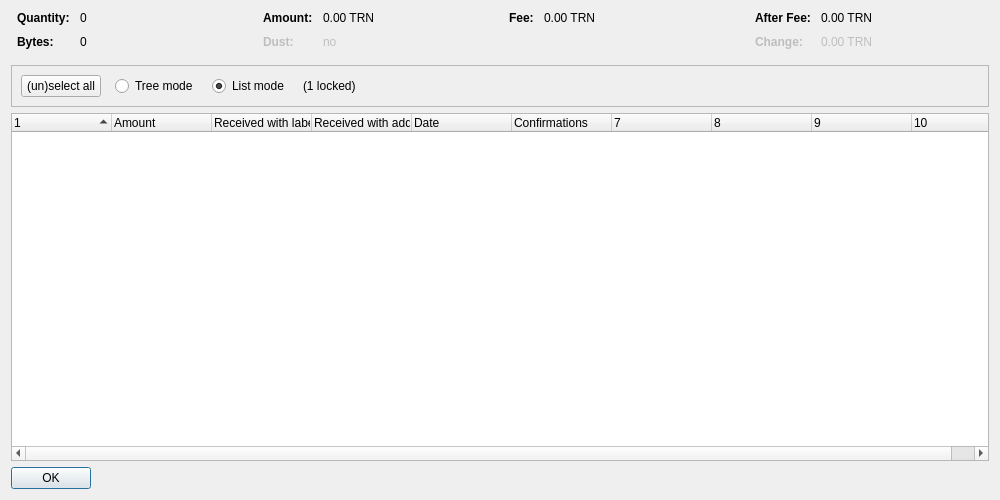
<?xml version="1.0" encoding="UTF-8"?>
<ui version="4.0">
 <class>CoinControlDialog</class>
 <widget class="QDialog" name="CoinControlDialog">
  <property name="geometry">
   <rect>
    <x>0</x>
    <y>0</y>
    <width>1000</width>
    <height>500</height>
   </rect>
  </property>
  <property name="windowTitle">
   <string>Coin Selection</string>
  </property>
  <layout class="QVBoxLayout" name="verticalLayout">
   <item>
    <layout class="QHBoxLayout" name="horizontalLayoutTop" stretch="0,0,0,0">
     <property name="topMargin">
      <number>0</number>
     </property>
     <property name="bottomMargin">
      <number>10</number>
     </property>
     <item>
      <layout class="QFormLayout" name="formLayoutCoinControl1">
       <property name="horizontalSpacing">
        <number>10</number>
       </property>
       <property name="verticalSpacing">
        <number>10</number>
       </property>
       <property name="leftMargin">
        <number>6</number>
       </property>
       <property name="rightMargin">
        <number>6</number>
       </property>
       <item row="0" column="0">
        <widget class="QLabel" name="labelCoinControlQuantityText">
         <property name="font">
          <font>
           <weight>75</weight>
           <bold>true</bold>
          </font>
         </property>
         <property name="text">
          <string>Quantity:</string>
         </property>
        </widget>
       </item>
       <item row="0" column="1">
        <widget class="QLabel" name="labelCoinControlQuantity">
         <property name="cursor">
          <cursorShape>IBeamCursor</cursorShape>
         </property>
         <property name="contextMenuPolicy">
          <enum>Qt::ActionsContextMenu</enum>
         </property>
         <property name="text">
          <string notr="true">0</string>
         </property>
         <property name="textInteractionFlags">
          <set>Qt::LinksAccessibleByMouse|Qt::TextSelectableByKeyboard|Qt::TextSelectableByMouse</set>
         </property>
        </widget>
       </item>
       <item row="1" column="0">
        <widget class="QLabel" name="labelCoinControlBytesText">
         <property name="font">
          <font>
           <weight>75</weight>
           <bold>true</bold>
          </font>
         </property>
         <property name="text">
          <string>Bytes:</string>
         </property>
        </widget>
       </item>
       <item row="1" column="1">
        <widget class="QLabel" name="labelCoinControlBytes">
         <property name="cursor">
          <cursorShape>IBeamCursor</cursorShape>
         </property>
         <property name="contextMenuPolicy">
          <enum>Qt::ActionsContextMenu</enum>
         </property>
         <property name="text">
          <string notr="true">0</string>
         </property>
         <property name="textInteractionFlags">
          <set>Qt::LinksAccessibleByMouse|Qt::TextSelectableByKeyboard|Qt::TextSelectableByMouse</set>
         </property>
        </widget>
       </item>
      </layout>
     </item>
     <item>
      <layout class="QFormLayout" name="formLayoutCoinControl2">
       <property name="horizontalSpacing">
        <number>10</number>
       </property>
       <property name="verticalSpacing">
        <number>10</number>
       </property>
       <property name="leftMargin">
        <number>6</number>
       </property>
       <property name="rightMargin">
        <number>6</number>
       </property>
       <item row="0" column="0">
        <widget class="QLabel" name="labelCoinControlAmountText">
         <property name="font">
          <font>
           <weight>75</weight>
           <bold>true</bold>
          </font>
         </property>
         <property name="text">
          <string>Amount:</string>
         </property>
        </widget>
       </item>
       <item row="0" column="1">
        <widget class="QLabel" name="labelCoinControlAmount">
         <property name="cursor">
          <cursorShape>IBeamCursor</cursorShape>
         </property>
         <property name="contextMenuPolicy">
          <enum>Qt::ActionsContextMenu</enum>
         </property>
         <property name="text">
          <string notr="true">0.00 TRN</string>
         </property>
         <property name="textInteractionFlags">
          <set>Qt::LinksAccessibleByMouse|Qt::TextSelectableByKeyboard|Qt::TextSelectableByMouse</set>
         </property>
        </widget>
       </item>
       <item row="1" column="0">
        <widget class="QLabel" name="labelCoinControlLowOutputText">
         <property name="enabled">
          <bool>false</bool>
         </property>
         <property name="font">
          <font>
           <weight>75</weight>
           <bold>true</bold>
          </font>
         </property>
         <property name="text">
          <string>Dust:</string>
         </property>
        </widget>
       </item>
       <item row="1" column="1">
        <widget class="QLabel" name="labelCoinControlLowOutput">
         <property name="enabled">
          <bool>false</bool>
         </property>
         <property name="cursor">
          <cursorShape>IBeamCursor</cursorShape>
         </property>
         <property name="contextMenuPolicy">
          <enum>Qt::ActionsContextMenu</enum>
         </property>
         <property name="text">
          <string notr="true">no</string>
         </property>
         <property name="textInteractionFlags">
          <set>Qt::LinksAccessibleByMouse|Qt::TextSelectableByKeyboard|Qt::TextSelectableByMouse</set>
         </property>
        </widget>
       </item>
      </layout>
     </item>
     <item>
      <layout class="QFormLayout" name="formLayoutCoinControl3">
       <property name="horizontalSpacing">
        <number>10</number>
       </property>
       <property name="verticalSpacing">
        <number>10</number>
       </property>
       <property name="leftMargin">
        <number>6</number>
       </property>
       <property name="rightMargin">
        <number>6</number>
       </property>
       <item row="0" column="0">
        <widget class="QLabel" name="labelCoinControlFeeText">
         <property name="font">
          <font>
           <weight>75</weight>
           <bold>true</bold>
          </font>
         </property>
         <property name="text">
          <string>Fee:</string>
         </property>
        </widget>
       </item>
       <item row="0" column="1">
        <widget class="QLabel" name="labelCoinControlFee">
         <property name="cursor">
          <cursorShape>IBeamCursor</cursorShape>
         </property>
         <property name="contextMenuPolicy">
          <enum>Qt::ActionsContextMenu</enum>
         </property>
         <property name="text">
          <string notr="true">0.00 TRN</string>
         </property>
         <property name="textInteractionFlags">
          <set>Qt::LinksAccessibleByMouse|Qt::TextSelectableByKeyboard|Qt::TextSelectableByMouse</set>
         </property>
        </widget>
       </item>
      </layout>
     </item>
     <item>
      <layout class="QFormLayout" name="formLayoutCoinControl4">
       <property name="horizontalSpacing">
        <number>10</number>
       </property>
       <property name="verticalSpacing">
        <number>10</number>
       </property>
       <property name="leftMargin">
        <number>6</number>
       </property>
       <property name="rightMargin">
        <number>6</number>
       </property>
       <item row="0" column="0">
        <widget class="QLabel" name="labelCoinControlAfterFeeText">
         <property name="font">
          <font>
           <weight>75</weight>
           <bold>true</bold>
          </font>
         </property>
         <property name="text">
          <string>After Fee:</string>
         </property>
        </widget>
       </item>
       <item row="0" column="1">
        <widget class="QLabel" name="labelCoinControlAfterFee">
         <property name="cursor">
          <cursorShape>IBeamCursor</cursorShape>
         </property>
         <property name="contextMenuPolicy">
          <enum>Qt::ActionsContextMenu</enum>
         </property>
         <property name="text">
          <string notr="true">0.00 TRN</string>
         </property>
         <property name="textInteractionFlags">
          <set>Qt::LinksAccessibleByMouse|Qt::TextSelectableByKeyboard|Qt::TextSelectableByMouse</set>
         </property>
        </widget>
       </item>
       <item row="1" column="0">
        <widget class="QLabel" name="labelCoinControlChangeText">
         <property name="enabled">
          <bool>false</bool>
         </property>
         <property name="font">
          <font>
           <weight>75</weight>
           <bold>true</bold>
          </font>
         </property>
         <property name="text">
          <string>Change:</string>
         </property>
        </widget>
       </item>
       <item row="1" column="1">
        <widget class="QLabel" name="labelCoinControlChange">
         <property name="enabled">
          <bool>false</bool>
         </property>
         <property name="cursor">
          <cursorShape>IBeamCursor</cursorShape>
         </property>
         <property name="contextMenuPolicy">
          <enum>Qt::ActionsContextMenu</enum>
         </property>
         <property name="text">
          <string notr="true">0.00 TRN</string>
         </property>
         <property name="textInteractionFlags">
          <set>Qt::LinksAccessibleByMouse|Qt::TextSelectableByKeyboard|Qt::TextSelectableByMouse</set>
         </property>
        </widget>
       </item>
      </layout>
     </item>
    </layout>
   </item>
   <item>
    <widget class="QFrame" name="frame">
     <property name="minimumSize">
      <size>
       <width>0</width>
       <height>40</height>
      </size>
     </property>
     <property name="frameShape">
      <enum>QFrame::StyledPanel</enum>
     </property>
     <property name="frameShadow">
      <enum>QFrame::Sunken</enum>
     </property>
     <layout class="QHBoxLayout" name="horizontalLayout">
      <item>
       <layout class="QHBoxLayout" name="horizontalLayoutPanel" stretch="0,0,0,0,0">
        <property name="spacing">
         <number>14</number>
        </property>
        <item>
         <widget class="QPushButton" name="pushButtonSelectAll">
          <property name="sizePolicy">
           <sizepolicy hsizetype="Maximum" vsizetype="Fixed">
            <horstretch>0</horstretch>
            <verstretch>0</verstretch>
           </sizepolicy>
          </property>
          <property name="text">
           <string>(un)select all</string>
          </property>
          <property name="autoDefault">
           <bool>false</bool>
          </property>
         </widget>
        </item>
        <item>
         <widget class="QRadioButton" name="radioTreeMode">
          <property name="sizePolicy">
           <sizepolicy hsizetype="Maximum" vsizetype="Fixed">
            <horstretch>0</horstretch>
            <verstretch>0</verstretch>
           </sizepolicy>
          </property>
          <property name="text">
           <string>Tree mode</string>
          </property>
         </widget>
        </item>
        <item>
         <widget class="QRadioButton" name="radioListMode">
          <property name="sizePolicy">
           <sizepolicy hsizetype="Maximum" vsizetype="Fixed">
            <horstretch>0</horstretch>
            <verstretch>0</verstretch>
           </sizepolicy>
          </property>
          <property name="text">
           <string>List mode</string>
          </property>
          <property name="checked">
           <bool>true</bool>
          </property>
         </widget>
        </item>
        <item>
         <widget class="QLabel" name="labelLocked">
          <property name="text">
           <string notr="true">(1 locked)</string>
          </property>
         </widget>
        </item>
        <item>
         <spacer name="horizontalSpacer">
          <property name="orientation">
           <enum>Qt::Horizontal</enum>
          </property>
          <property name="sizeHint" stdset="0">
           <size>
            <width>40</width>
            <height>20</height>
           </size>
          </property>
         </spacer>
        </item>
       </layout>
      </item>
     </layout>
    </widget>
   </item>
   <item>
    <widget class="CoinControlTreeWidget" name="treeWidget">
     <property name="contextMenuPolicy">
      <enum>Qt::CustomContextMenu</enum>
     </property>
     <property name="sortingEnabled">
      <bool>false</bool>
     </property>
     <property name="columnCount">
      <number>10</number>
     </property>
     <attribute name="headerShowSortIndicator" stdset="0">
      <bool>true</bool>
     </attribute>
     <attribute name="headerStretchLastSection">
      <bool>false</bool>
     </attribute>
     <column>
      <property name="text">
       <string/>
      </property>
     </column>
     <column>
      <property name="text">
       <string>Amount</string>
      </property>
     </column>
     <column>
      <property name="text">
       <string>Received with label</string>
      </property>
     </column>
     <column>
      <property name="text">
       <string>Received with address</string>
      </property>
     </column>
     <column>
      <property name="text">
       <string>Date</string>
      </property>
     </column>
     <column>
      <property name="text">
       <string>Confirmations</string>
      </property>
      <property name="toolTip">
       <string>Confirmed</string>
      </property>
     </column>
     <column>
      <property name="text">
       <string/>
      </property>
     </column>
     <column>
      <property name="text">
       <string/>
      </property>
     </column>
     <column>
      <property name="text">
       <string/>
      </property>
     </column>
     <column>
      <property name="text">
       <string/>
      </property>
     </column>
    </widget>
   </item>
   <item>
    <widget class="QDialogButtonBox" name="buttonBox">
     <property name="sizePolicy">
      <sizepolicy hsizetype="Maximum" vsizetype="Fixed">
       <horstretch>0</horstretch>
       <verstretch>0</verstretch>
      </sizepolicy>
     </property>
     <property name="orientation">
      <enum>Qt::Horizontal</enum>
     </property>
     <property name="standardButtons">
      <set>QDialogButtonBox::Ok</set>
     </property>
    </widget>
   </item>
  </layout>
 </widget>
 <customwidgets>
  <customwidget>
   <class>CoinControlTreeWidget</class>
   <extends>QTreeWidget</extends>
   <header>coincontroltreewidget.h</header>
  </customwidget>
 </customwidgets>
 <resources/>
 <connections/>
</ui>
